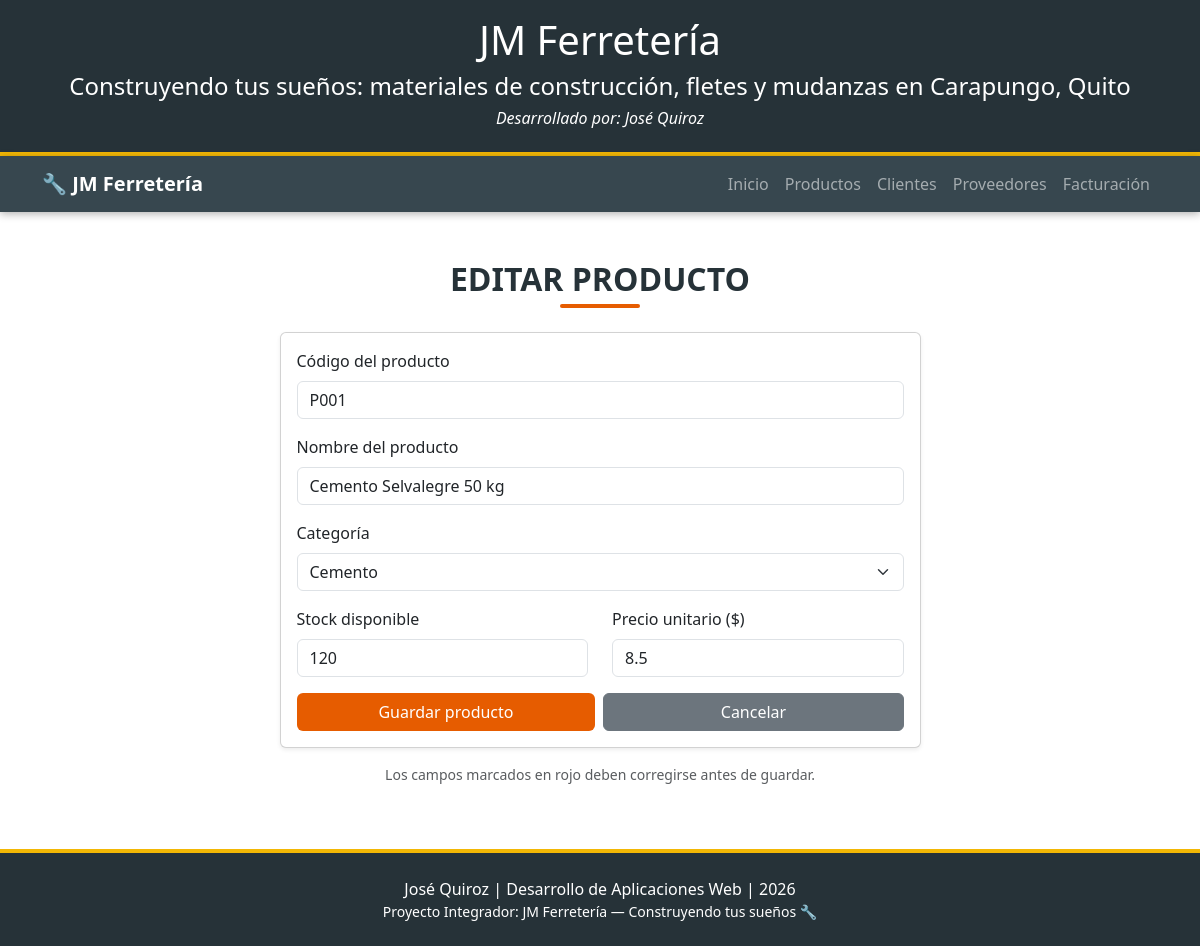
Page /productos/editar/1 on the committed database.
### tables this page shows
CREATE TABLE productos (
            id INTEGER PRIMARY KEY AUTOINCREMENT,
            codigo TEXT NOT NULL UNIQUE,
            nombre TEXT NOT NULL,
            categoria TEXT NOT NULL,
            stock INTEGER NOT NULL,
            precio REAL NOT NULL
        );

### app.py (the view, shortened to what this page needs)
@app.route('/productos/editar/<int:id_producto>', methods=['GET', 'POST'])
def editar_producto(id_producto):
    producto = bd.obtener_producto(id_producto)
    if producto is None:
        flash("El producto solicitado no existe.", "danger")
        return redirect(url_for('productos'))
    form = ProductoForm(data=producto)
    return render_template(
        'formulario_producto.html',
        titulo_modulo="Editar producto",
        form=form,
        accion="Actualizar"
    )

### app.py (called while the page is built)
@app.context_processor
def datos_generales():
    return {
        "empresa": EMPRESA,
        "lema": LEMA,
        "ciudad": CIUDAD,
        "estudiante": ESTUDIANTE,
        "asignatura": ASIGNATURA,
        "anio": ANIO
    }

### database.py (called while the page is built)
def conectar():
    os.makedirs(CARPETA_DATOS, exist_ok=True)
    conn = sqlite3.connect(RUTA_BD)
    conn.row_factory = sqlite3.Row
    return conn

def obtener_producto(id_producto):
    conn = conectar()
    cursor = conn.cursor()
    cursor.execute("SELECT * FROM productos WHERE id = ?", (id_producto,))
    fila = cursor.fetchone()
    conn.close()
    return dict(fila) if fila else None

### templates/formulario_producto.html (shortened to what this page needs)
{% extends "base.html" %}
{% from "components/campos_form.html" import campo, campo_select %}
{% block content %}
<section class="py-5">
    <div class="container">
        <h2 class="text-center titulo-seccion mb-4">{{ titulo_modulo|upper }}</h2>
        <div class="row justify-content-center">
            <div class="col-lg-7">
                <div class="card shadow-sm">
                    <div class="card-body">
                        <form method="POST" novalidate>
                            {{ campo(form.codigo) }}
                            {{ campo(form.nombre) }}
                            {{ campo_select(form.categoria) }}
                            <div class="row">
                                <div class="col-md-6">{{ campo(form.stock) }}</div>
                                <div class="col-md-6">{{ campo(form.precio) }}</div>
                            </div>
                            <div class="d-flex gap-2">
                                {{ form.submit(class="btn btn-obra w-100") }}
                                <a href="{{ url_for('productos') }}" class="btn btn-secondary w-100">Cancelar</a>
                            </div>
                        </form>
                    </div>
                </div>
                <p class="text-center text-muted small mt-3">
                    Los campos marcados en rojo deben corregirse antes de guardar.
                </p>
            </div>
        </div>
    </div>
</section>
{% endblock %}

### templates/components/campos_form.html (shortened to what this page needs)
{% macro campo(elemento) %}
<div class="mb-3">
    {{ elemento.label(class="form-label") }}
    {% if elemento.errors %}
    {{ elemento(class="form-control is-invalid") }}
    {% for error in elemento.errors %}
    <div class="invalid-feedback d-block">{{ error }}</div>
    {% endfor %}
    {% else %}
    {{ elemento(class="form-control") }}
    {% endif %}
</div>
{% endmacro %}
{% macro campo_select(elemento) %}
<div class="mb-3">
    {{ elemento.label(class="form-label") }}
    {% if elemento.errors %}
    {{ elemento(class="form-select is-invalid") }}
    {% for error in elemento.errors %}
    <div class="invalid-feedback d-block">{{ error }}</div>
    {% endfor %}
    {% else %}
    {{ elemento(class="form-select") }}
    {% endif %}
</div>
{% endmacro %}

### static/css/style.css (style rules this page uses)
:root { --color-acero-oscuro: #263238; --color-acero: #37474f; --color-naranja: #e65c00; --color-naranja-oscuro: #bf4a00; --color-arena: #f5f1ea; --color-amarillo: #f2b705; --color-texto: #2b2b2b; }
body { font-family: "Segoe UI", Verdana, Arial, sans-serif; color: var(--color-texto); scroll-behavior: smooth; }
.titulo-seccion { color: var(--color-acero-oscuro); font-weight: 700; position: relative; padding-bottom: 10px; }
.titulo-seccion::after { content: ""; position: absolute; left: 50%; transform: translateX(-50%); bottom: 0; width: 80px; height: 4px; background-color: var(--color-naranja); border-radius: 2px; }
.btn-obra { background-color: var(--color-naranja); color: #ffffff; border: none; transition: transform 0.2s ease, background-color 0.2s ease; }

### rows in the picture
productos: codigo "P001", nombre "Cemento Selvalegre 50 kg", categoria "Cemento", stock "120", precio "8.5"

### other values in the picture
{{ empresa }} "JM Ferretería"
{{ lema }} "Construyendo tus sueños"
{{ ciudad }} "Carapungo, Quito"
{{ estudiante }} "José Quiroz"
{{ titulo_modulo|upper }} "EDITAR PRODUCTO"
{{ elemento.label(class="form-label") }} "Código del producto Nombre del producto Stock disponible Precio unitario ($)"
{{ elemento.label(class="form-label") }} "Categoría"
{{ asignatura }} "Desarrollo de Aplicaciones Web"
{{ anio }} "2026"
